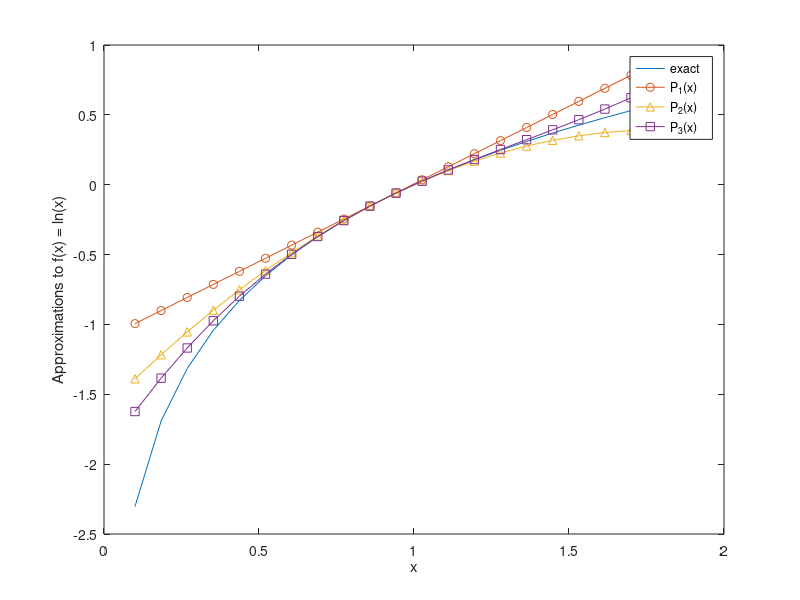

Write the MATLAB code that produced this figure.
function demoTaylorlog(x0,dx) % Evalues tha Taylor series approximation
                              % of f(x) = ln(x) expanded about a given
                              % value of x
% ID: 1517982, Alejandro Salazar Lobos
% Solution to question 4, problem set 3

% Code based on "demoTaylor.m", by Mathieu Dumberry

% Synopsis:  demoTaylorlog
%            demoTaylorlog(x0,dx)
%
% Input:  x0 = Point about which the Taylor Series expansion is
%              made
%         dx = Size of neighborhood over which the expansion
%              is evaluated
%
%  Output:  a plot of f(x) and its Taylor Series approximations

% --- Set a default x0 and dx
if nargin < 2,  x0 = 0.9;  dx = 1.6;  end

x = linspace(x0-dx/2,x0+dx/2,20);   %  x-values at which f(x) is evaluated
fx = log(x);                        %  Exact f(x); notice the array operator

% --- Taylor expansion:
h = x - x0;                         %  Avoid recomputing intermediate values
p0x = log(x0);                          % Zero-order Taylor polynomial
p1x = p0x + (x0^(-1)).*h;               % First-order Taylor polynomial
p2x = p1x -((x0^(-2)).*h.^2)./factorial(2); % Second-order
p3x = p2x +((2*x0^(-3)).*h.^3)./factorial(3); % Third-order


plot(x,fx,'-',x,p1x,'o-',x,p2x,'^-',x,p3x,'s-');
legend('exact  ','P_1(x)','P_2(x)','P_3(x)','Location','BEST');
xlabel('x');    ylabel('Approximations to f(x) = ln(x)');

end

